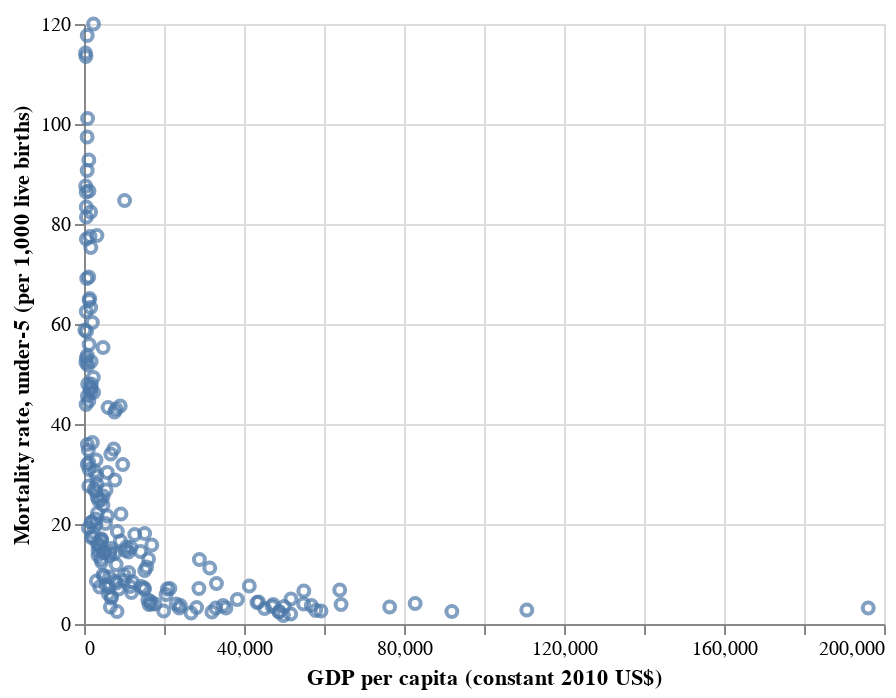

Notebook source saved alongside this figure:
### Code cell
alt.Chart(world).mark_point().encode(
    x="GDP per capita (constant 2010 US$)",
    y="Mortality rate, under-5 (per 1,000 live births)",
)

### Figure 1 — Vega-Lite specification as saved in the notebook (floating-point values rounded to 4 significant figures; data arrays with more than 128 entries replaced by an {"elided": "..."} marker saying what was removed)
{"config": {"view": {"continuousWidth": 400, "continuousHeight": 300}}, "data": {"name": "data-9cbdf92acbbc4326d4f8f56cebb761b5"}, "mark": "point", "encoding": {"x": {"field": "GDP per capita (constant 2010 US$)", "type": "quantitative"}, "y": {"field": "Mortality rate, under-5 (per 1,000 live births)", "type": "quantitative"}}, "$schema": "https://vega.github.io/schema/vega-lite/v4.17.0.json", "datasets": {"data-9cbdf92acbbc4326d4f8f56cebb761b5": {"elided": "217 records"}}}
